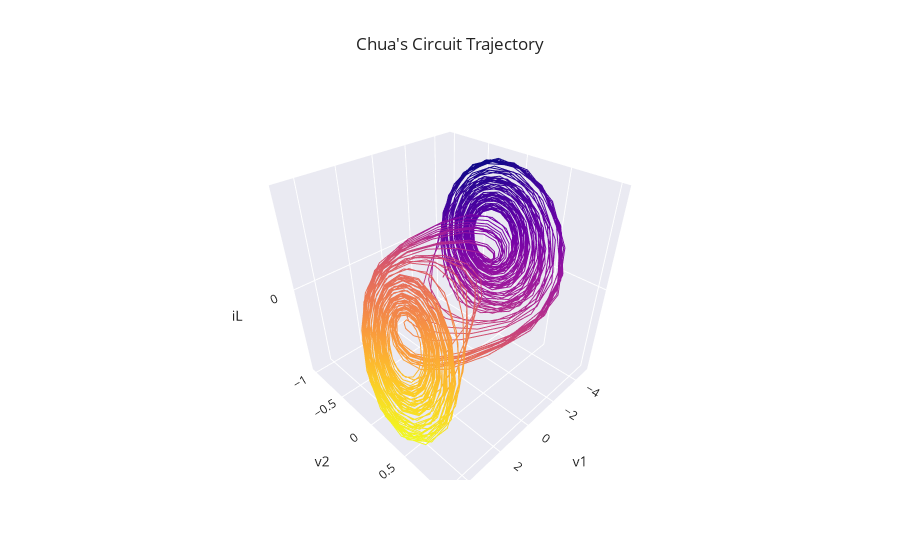
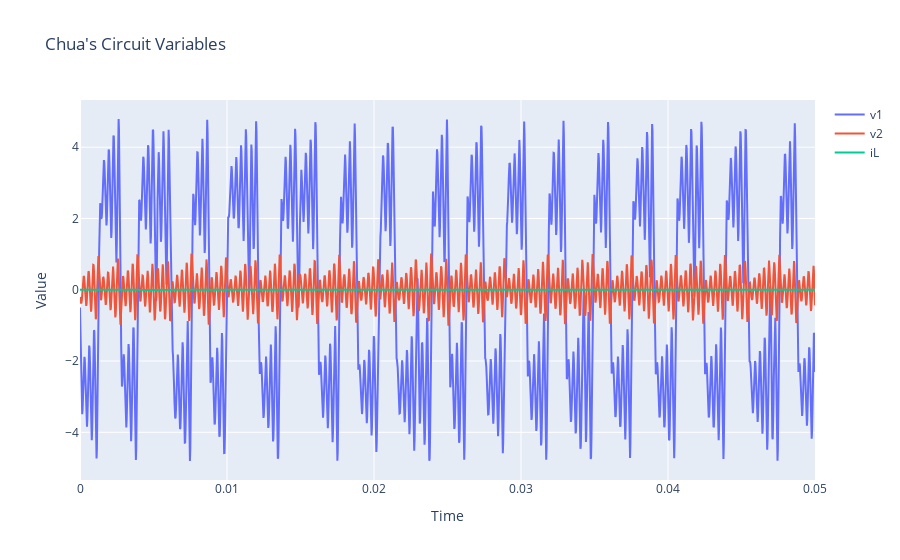

The code cell stored with these charts, in order, in its notebook:
### Code cell
# Solving the differential equations
t_span = [0, 0.05]
y0 = [-0.5, -0.2, 0]

sol = solve_ivp(real_chua, t_span, y0, t_eval=np.linspace(t_span[0], t_span[1], 2000))

# Create 3D plot using Plotly

fig = go.Figure(data=[go.Scatter3d(
    x=sol.y[0],
    y=sol.y[1],
    z=sol.y[2],
    mode='lines',
    line=dict(width=2, color=sol.y[0], colorscale='Plasma'),
)])

fig.update_layout(
    scene=dict(
        xaxis_title='v1',
        yaxis_title='v2',
        zaxis_title='iL',
        aspectratio=dict(x=1, y=1, z=1),
        camera=dict(
            eye=dict(x=1.2, y=1.2, z=1.2),
            center=dict(x=0, y=0, z=0),
        )
    ),
    title="Chua's Circuit Trajectory",
    template='seaborn',
)

fig.show()



# Plotting the variables on a 1D plot
fig = go.Figure()
fig.add_trace(go.Scatter(x=sol.t, y=sol.y[0], name='v1'))
fig.add_trace(go.Scatter(x=sol.t, y=sol.y[1], name='v2'))
fig.add_trace(go.Scatter(x=sol.t, y=sol.y[2], name='iL'))

# Adding labels and title to the plot
fig.update_layout(
    xaxis_title='Time',
    yaxis_title='Value',
    title="Chua's Circuit Variables",
)

# Displaying the plot
fig.show()

### Figure 1 — Plotly figure (JSON) as saved in the notebook; plotly's stock layout.template omitted (floating-point values rounded to 4 significant figures; data arrays with more than 128 entries replaced by an {"elided": "..."} marker saying what was removed)
{"data": [{"line": {"color": {"elided": "2000 float values"}, "colorscale": [[0, "#0d0887"], [0.1111, "#46039f"], [0.2222, "#7201a8"], [0.3333, "#9c179e"], [0.4444, "#bd3786"], [0.5556, "#d8576b"], [0.6667, "#ed7953"], [0.7778, "#fb9f3a"], [0.8889, "#fdca26"], [1, "#f0f921"]], "width": 2}, "mode": "lines", "type": "scatter3d", "x": {"elided": "2000 float values"}, "y": {"elided": "2000 float values"}, "z": {"elided": "2000 float values"}}], "layout": {"scene": {"aspectratio": {"x": 1, "y": 1, "z": 1}, "camera": {"center": {"x": 0, "y": 0, "z": 0}, "eye": {"x": 1.2, "y": 1.2, "z": 1.2}}, "xaxis": {"title": {"text": "v1"}}, "yaxis": {"title": {"text": "v2"}}, "zaxis": {"title": {"text": "iL"}}}, "title": {"text": "Chua's Circuit Trajectory"}}}

### Figure 2 — Plotly figure (JSON) as saved in the notebook; plotly's stock layout.template omitted (floating-point values rounded to 4 significant figures; data arrays with more than 128 entries replaced by an {"elided": "..."} marker saying what was removed)
{"data": [{"name": "v1", "type": "scatter", "x": {"elided": "2000 float values"}, "y": {"elided": "2000 float values"}}, {"name": "v2", "type": "scatter", "x": {"elided": "2000 float values"}, "y": {"elided": "2000 float values"}}, {"name": "iL", "type": "scatter", "x": {"elided": "2000 float values"}, "y": {"elided": "2000 float values"}}], "layout": {"title": {"text": "Chua's Circuit Variables"}, "xaxis": {"title": {"text": "Time"}}, "yaxis": {"title": {"text": "Value"}}}}
